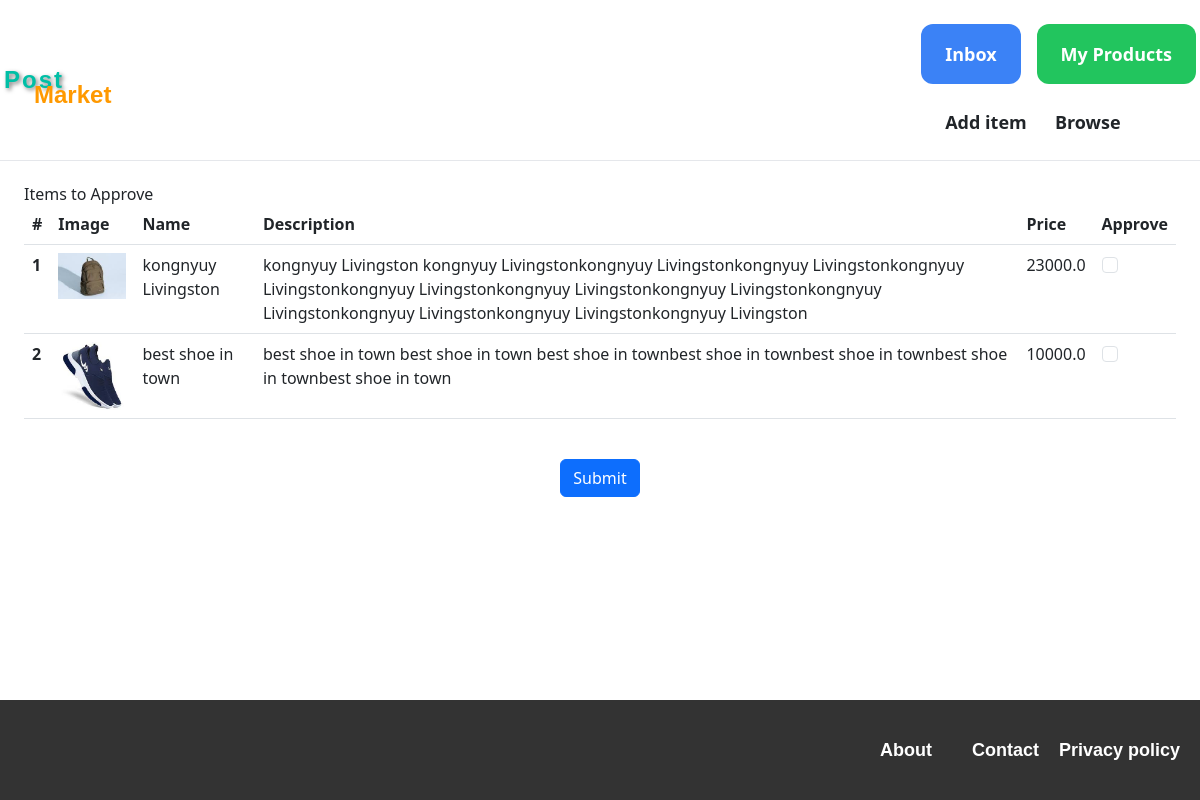
Before: /items/admin_approval/ (signed in) with the older database file.
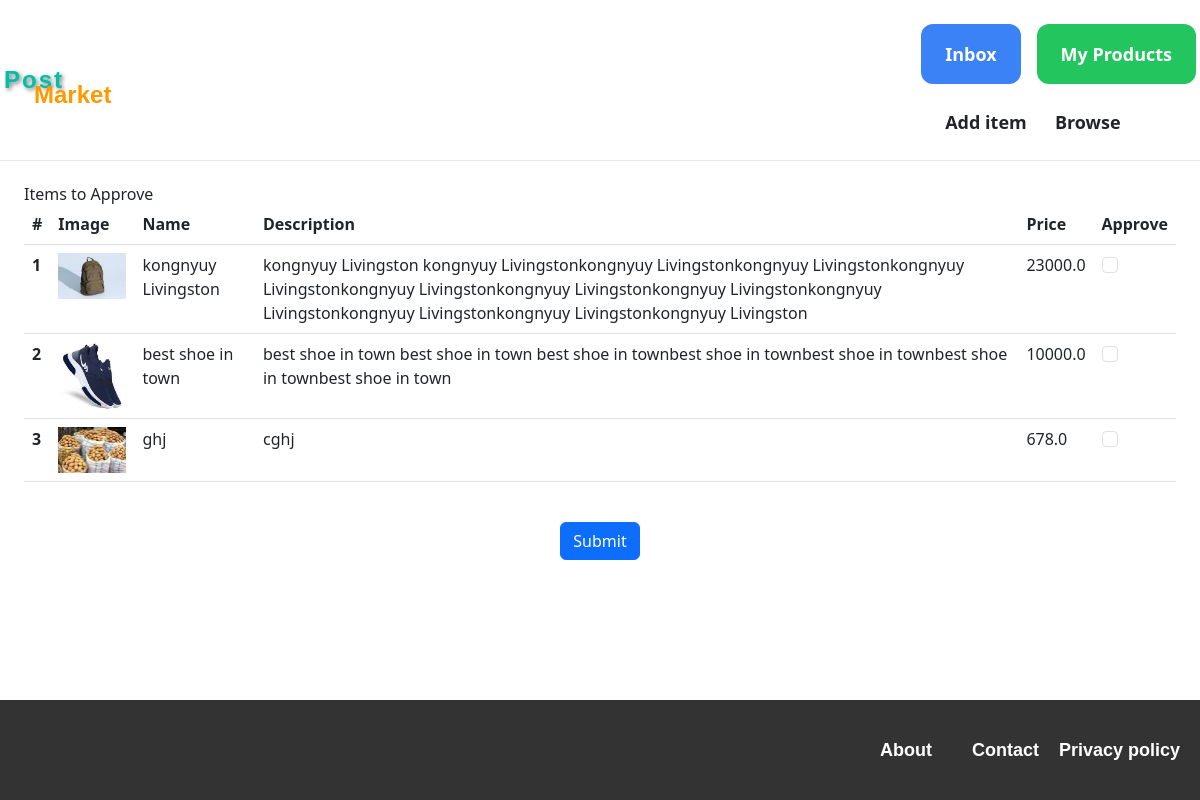
After: the same page with the newer database file.
### item/models.py (models this page shows, shortened)
class Item(models.Model):
    category = models.ForeignKey(Category, related_name='items', on_delete=models.CASCADE)
    name = models.CharField(max_length=255)
    description = models.TextField(blank=True, null=True)
    location = models.CharField(max_length=100, default="Bamenda")
    price = models.FloatField()
    image = models.ImageField(upload_to='item_images', blank=True, null=True)
    is_sold = models.BooleanField(default=False)
    created_by = models.ForeignKey(settings.AUTH_USER_MODEL, related_name='items', on_delete=models.CASCADE)
    created_at = models.DateTimeField(auto_now_add=True)
    is_approved = models.BooleanField(default=False)

### item/views.py (the view, shortened to what this page needs)
# urls.py: path('admin_approval/', views.admin_approval, name='admin_approval')
@login_required
def admin_approval(request):
    if not request.user.is_superuser:
        return redirect('/')  # Redirect to home or any other appropriate page
    items_to_approve = Item.objects.filter(is_approved=False)
    return render(request, 'item/admin_approval.html', {
        'items_to_approve': items_to_approve
    })

### item/templates/item/admin_approval.html (shortened to what this page needs)
{% extends 'core/base.html' %}
{% block content %}
  <h2>Items to Approve</h2>
  {% if items_to_approve %}
    <form method="POST" action="{% url 'item:admin_approval' %}">
    <table class="table">
      <thead>
        <tr>
          <th scope="col">#</th>
          <th scope="col">Image</th>
          <th scope="col">Name</th>
          <th scope="col">Description</th>
          <th scope="col">Price</th>
          <th scope="col">Approve</th>
        </tr>
      </thead>
          <tbody>
            {% for item in items_to_approve %}
              <tr>
                <th scope="row">{{forloop.counter}}</th>
                <td><img src="{{ item.image.url }}" alt="{{ item.name }}" width="100"></td>
                <td>{{ item.name }}</td>
                <td>{{ item.description }}</td>
                <td>{{ item.price }}</td>
                <td>
                  <div class="form-check">
                    <input class="form-check-input" type="checkbox" name="{{ item.id }}" id="{{ item.id }}" {% if item.is_approved %}checked{% endif %}>
                  </div>
                </td>
              </tr>
            {% endfor %}
          </tbody>
        </table>
      </div>
      <center>
              <button type="submit" class="btn btn-primary">Submit</button>
      </center>
  {% else %}
    <p>No items to approve.</p>
  {% endif %}
{% endblock %}

Changed rows visible on the page:
added Item: image (picture), name "ghj", description "cghj", price "678.0"
